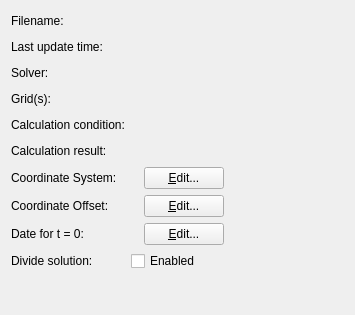
<?xml version="1.0" encoding="UTF-8"?>
<ui version="4.0">
 <class>ProjectPropertyBasicInfoWidget</class>
 <widget class="QWidget" name="ProjectPropertyBasicInfoWidget">
  <property name="geometry">
   <rect>
    <x>0</x>
    <y>0</y>
    <width>355</width>
    <height>315</height>
   </rect>
  </property>
  <property name="windowTitle">
   <string>Form</string>
  </property>
  <layout class="QVBoxLayout" name="verticalLayout">
   <item>
    <layout class="QGridLayout" name="gridLayout">
     <item row="0" column="0">
      <widget class="QLabel" name="filenameLabel">
       <property name="text">
        <string>Filename:</string>
       </property>
      </widget>
     </item>
     <item row="0" column="1">
      <layout class="QHBoxLayout" name="horizontalLayout_2">
       <property name="spacing">
        <number>0</number>
       </property>
       <item>
        <widget class="QLabel" name="filenameWidget">
         <property name="text">
          <string/>
         </property>
        </widget>
       </item>
       <item>
        <spacer name="horizontalSpacer_5">
         <property name="orientation">
          <enum>Qt::Horizontal</enum>
         </property>
         <property name="sizeHint" stdset="0">
          <size>
           <width>40</width>
           <height>20</height>
          </size>
         </property>
        </spacer>
       </item>
      </layout>
     </item>
     <item row="1" column="0">
      <widget class="QLabel" name="updateTimeLabel">
       <property name="text">
        <string>Last update time:</string>
       </property>
      </widget>
     </item>
     <item row="1" column="1">
      <layout class="QHBoxLayout" name="horizontalLayout_3">
       <property name="spacing">
        <number>0</number>
       </property>
       <item>
        <widget class="QLabel" name="updateTimeWidget">
         <property name="text">
          <string/>
         </property>
        </widget>
       </item>
       <item>
        <spacer name="horizontalSpacer_4">
         <property name="orientation">
          <enum>Qt::Horizontal</enum>
         </property>
         <property name="sizeHint" stdset="0">
          <size>
           <width>40</width>
           <height>20</height>
          </size>
         </property>
        </spacer>
       </item>
      </layout>
     </item>
     <item row="2" column="0">
      <widget class="QLabel" name="solverLabel">
       <property name="text">
        <string>Solver:</string>
       </property>
      </widget>
     </item>
     <item row="2" column="1">
      <layout class="QHBoxLayout" name="horizontalLayout">
       <property name="spacing">
        <number>0</number>
       </property>
       <item>
        <widget class="QLabel" name="solverWidget">
         <property name="text">
          <string/>
         </property>
        </widget>
       </item>
       <item>
        <spacer name="horizontalSpacer_6">
         <property name="orientation">
          <enum>Qt::Horizontal</enum>
         </property>
         <property name="sizeHint" stdset="0">
          <size>
           <width>40</width>
           <height>20</height>
          </size>
         </property>
        </spacer>
       </item>
      </layout>
     </item>
     <item row="3" column="0">
      <widget class="QLabel" name="gridsLabel">
       <property name="text">
        <string>Grid(s):</string>
       </property>
      </widget>
     </item>
     <item row="3" column="1">
      <layout class="QHBoxLayout" name="horizontalLayout_6">
       <item>
        <widget class="QLabel" name="gridsWidget">
         <property name="text">
          <string/>
         </property>
        </widget>
       </item>
       <item>
        <spacer name="horizontalSpacer">
         <property name="orientation">
          <enum>Qt::Horizontal</enum>
         </property>
         <property name="sizeHint" stdset="0">
          <size>
           <width>40</width>
           <height>20</height>
          </size>
         </property>
        </spacer>
       </item>
      </layout>
     </item>
     <item row="4" column="0">
      <widget class="QLabel" name="calcCondLabel">
       <property name="text">
        <string>Calculation condition:</string>
       </property>
      </widget>
     </item>
     <item row="4" column="1">
      <layout class="QHBoxLayout" name="horizontalLayout_4">
       <property name="spacing">
        <number>0</number>
       </property>
       <item>
        <widget class="QLabel" name="calcCondWidget">
         <property name="text">
          <string/>
         </property>
        </widget>
       </item>
       <item>
        <spacer name="horizontalSpacer_3">
         <property name="orientation">
          <enum>Qt::Horizontal</enum>
         </property>
         <property name="sizeHint" stdset="0">
          <size>
           <width>40</width>
           <height>20</height>
          </size>
         </property>
        </spacer>
       </item>
      </layout>
     </item>
     <item row="5" column="0">
      <widget class="QLabel" name="resultLabel">
       <property name="text">
        <string>Calculation result:</string>
       </property>
      </widget>
     </item>
     <item row="5" column="1">
      <layout class="QHBoxLayout" name="horizontalLayout_5">
       <property name="spacing">
        <number>0</number>
       </property>
       <item>
        <widget class="QLabel" name="resultWidget">
         <property name="text">
          <string/>
         </property>
        </widget>
       </item>
       <item>
        <spacer name="horizontalSpacer_2">
         <property name="orientation">
          <enum>Qt::Horizontal</enum>
         </property>
         <property name="sizeHint" stdset="0">
          <size>
           <width>40</width>
           <height>20</height>
          </size>
         </property>
        </spacer>
       </item>
      </layout>
     </item>
     <item row="6" column="0">
      <widget class="QLabel" name="csLabel">
       <property name="text">
        <string>Coordinate System:</string>
       </property>
      </widget>
     </item>
     <item row="6" column="1">
      <layout class="QHBoxLayout" name="horizontalLayout_7">
       <item>
        <widget class="QLabel" name="csWidget">
         <property name="text">
          <string/>
         </property>
        </widget>
       </item>
       <item>
        <widget class="QPushButton" name="csEditButton">
         <property name="text">
          <string>&amp;Edit...</string>
         </property>
        </widget>
       </item>
       <item>
        <spacer name="horizontalSpacer_7">
         <property name="orientation">
          <enum>Qt::Horizontal</enum>
         </property>
         <property name="sizeHint" stdset="0">
          <size>
           <width>40</width>
           <height>20</height>
          </size>
         </property>
        </spacer>
       </item>
      </layout>
     </item>
     <item row="7" column="0">
      <widget class="QLabel" name="coLabel">
       <property name="text">
        <string>Coordinate Offset:</string>
       </property>
      </widget>
     </item>
     <item row="7" column="1">
      <layout class="QHBoxLayout" name="horizontalLayout_8">
       <item>
        <widget class="QLabel" name="coValue">
         <property name="text">
          <string/>
         </property>
        </widget>
       </item>
       <item>
        <widget class="QPushButton" name="coEditButton">
         <property name="text">
          <string>&amp;Edit...</string>
         </property>
        </widget>
       </item>
       <item>
        <spacer name="horizontalSpacer_8">
         <property name="orientation">
          <enum>Qt::Horizontal</enum>
         </property>
         <property name="sizeHint" stdset="0">
          <size>
           <width>40</width>
           <height>20</height>
          </size>
         </property>
        </spacer>
       </item>
      </layout>
     </item>
     <item row="8" column="0">
      <widget class="QLabel" name="timeLabel">
       <property name="text">
        <string>Date for t = 0:</string>
       </property>
      </widget>
     </item>
     <item row="8" column="1">
      <layout class="QHBoxLayout" name="horizontalLayout_9">
       <item>
        <widget class="QLabel" name="timeValueLabel">
         <property name="text">
          <string/>
         </property>
        </widget>
       </item>
       <item>
        <widget class="QPushButton" name="timeEditButton">
         <property name="text">
          <string>&amp;Edit...</string>
         </property>
        </widget>
       </item>
       <item>
        <spacer name="horizontalSpacer_9">
         <property name="orientation">
          <enum>Qt::Horizontal</enum>
         </property>
         <property name="sizeHint" stdset="0">
          <size>
           <width>40</width>
           <height>20</height>
          </size>
         </property>
        </spacer>
       </item>
      </layout>
     </item>
     <item row="9" column="0">
      <widget class="QLabel" name="divideLabel">
       <property name="text">
        <string>Divide solution:</string>
       </property>
      </widget>
     </item>
     <item row="9" column="1">
      <widget class="QCheckBox" name="divideCheckBox">
       <property name="text">
        <string>Enabled</string>
       </property>
      </widget>
     </item>
    </layout>
   </item>
   <item>
    <spacer name="verticalSpacer">
     <property name="orientation">
      <enum>Qt::Vertical</enum>
     </property>
     <property name="sizeHint" stdset="0">
      <size>
       <width>20</width>
       <height>118</height>
      </size>
     </property>
    </spacer>
   </item>
  </layout>
 </widget>
 <resources/>
 <connections/>
</ui>
